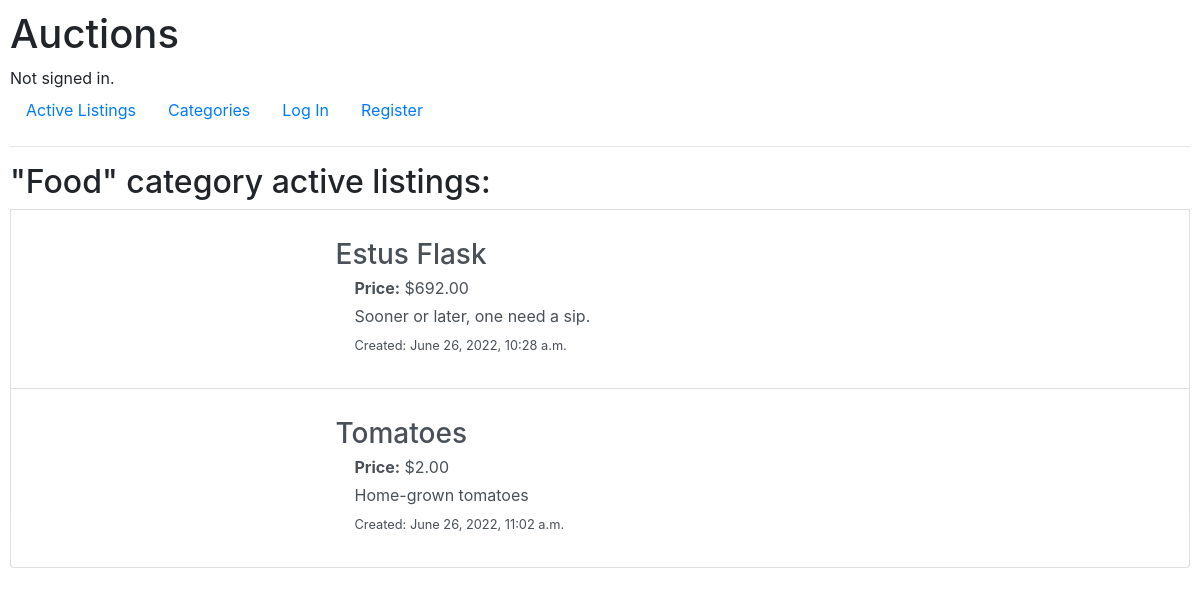
Page /category/Food on the committed database.
### auctions/models.py (models this page shows, shortened)
class Category(models.Model):
    id = models.UUIDField(primary_key=True, default=uuid.uuid4, editable=False)
    category = models.CharField(max_length=15)

class Listing(models.Model):
    id = models.UUIDField(primary_key=True, default=uuid.uuid4, editable=False)
    title = models.CharField(max_length=25)
    image_url = models.URLField(blank=True, max_length=256)
    description = models.TextField()
    user = models.ForeignKey('User', on_delete=models.CASCADE, related_name='userListings')
    current_bid = models.DecimalField(max_digits=8, decimal_places=2)
    category = models.ForeignKey('Category', on_delete=models.SET('Other'), related_name='categoryListings')
    winner = models.ForeignKey('User', on_delete=models.SET(None), null=True, blank=True)
    datetime = models.DateTimeField(auto_now_add=True)
    isActive = models.BooleanField(default=True)

### auctions/views.py (the view)
# urls.py: path("category/<str:category>", views.category, name="category"),
@require_http_methods(["GET"])
def category(request, category):
    return render(request, "auctions/category.html", {
        'Listings' : Listing.objects.all().filter(category = Category.objects.get(category = category), isActive=True),
        'category' : category
    })

### auctions/templates/auctions/category.html (shortened to what this page needs)
{% extends "auctions/layout.html" %}
{% block body %}
    <h2>"{{category}}" category  active listings:</h2>
    {%if Listings %}
                {%for listing in Listings%}
                    <a href="{%url 'listing' listing.id%}" class="list-group-item list-group-item-action">
                        <div class="d-flex flex-row align-items-center  m-2">
                            <div class="p-2 w-25">
                            </div>
                            <div class="p-2 ml-2">
                                <h3 class="mb-1">{{listing.title}}</h3>
                                <div class="row align-items-start m-1">
                                    <div class="col">
                                        <span class="font-weight-bold">Price:</span> ${{listing.current_bid}}
                                    </div>
                                </div>
                                <div class="row align-items-start m-1">
                                    <div class="col">
                                       {{listing.description}}
                                    </div>
                                </div>
                                <div class="row align-items-start m-1">
                                    <div class="col font-weight-lighter">
                                        <small>Created: {{listing.datetime}}</small>
                                    </div>
                                </div>
                            </div>
                        </div>
                    </a>
                {% endfor %}
    {%else%}
        <h3>No listings</h3>
    {%endif%}
{% endblock %}

### auctions/static/auctions/styles.css (style rules this page uses)
body { padding: 10px; }

### rows in the picture
Category: category "Food"
Listing: title "Estus Flask", current_bid "692.00", description "Sooner or later, one need a sip.", datetime "June 26, 2022, 10:28 a.m."
Listing: title "Tomatoes", current_bid "2.00", description "Home-grown tomatoes", datetime "June 26, 2022, 11:02 a.m."
